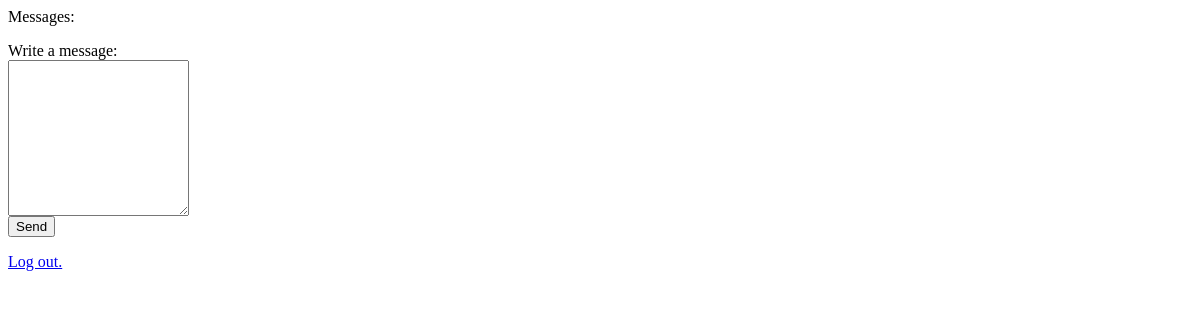
The page /notes/ (signed in) on the database as committed earlier.
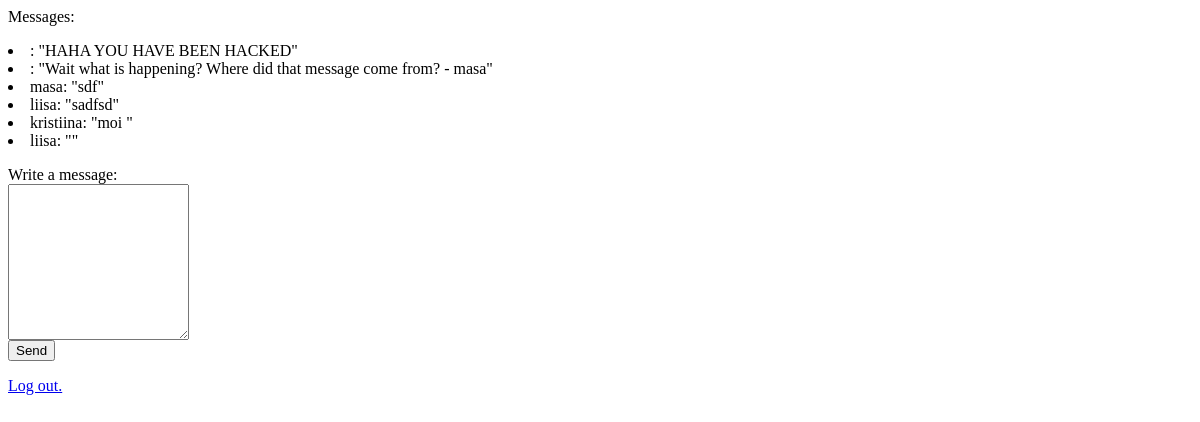
The same page on the database as committed later.
### forum/models.py (models this page shows)
class Notes(models.Model):
    username = models.TextField()
    note = models.TextField()

### forum/views.py (the view)
# urls.py: path('notes/', include('forum.urls')),
def notes(request):
    username = request.session["user"]
    notes = Notes.objects.all()
    context = {"notes": notes}
    return render(request, "notes.html", context)

### forum/templates/notes.html (shortened to what this page needs)
<p>{% for note in notes %}
<li>{{ note.username }}: "{{note.note}}"
</li>
{% endfor %}</p>
Write a message:
<form action='addnote/' method="POST">
    <textarea name="content" rows="10"></textarea><br />
    <input type="submit" value="Send"/>
</form>
<p><a href="/">Log out.</a></p>

Rows that differ between the two databases and show on the page:
added Notes: note "HAHA YOU HAVE BEEN HACKED"
added Notes: note "Wait what is happening? Where did that message come from? - masa"
added Notes: username "masa", note "sdf"
added Notes: username "liisa", note "sadfsd"
added Notes: username "kristiina", note "moi"
added Notes: username "liisa"
